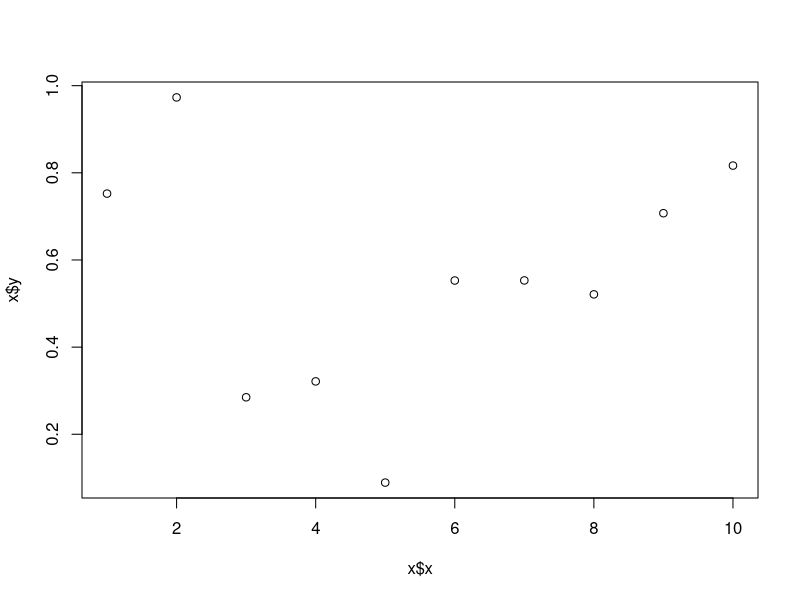
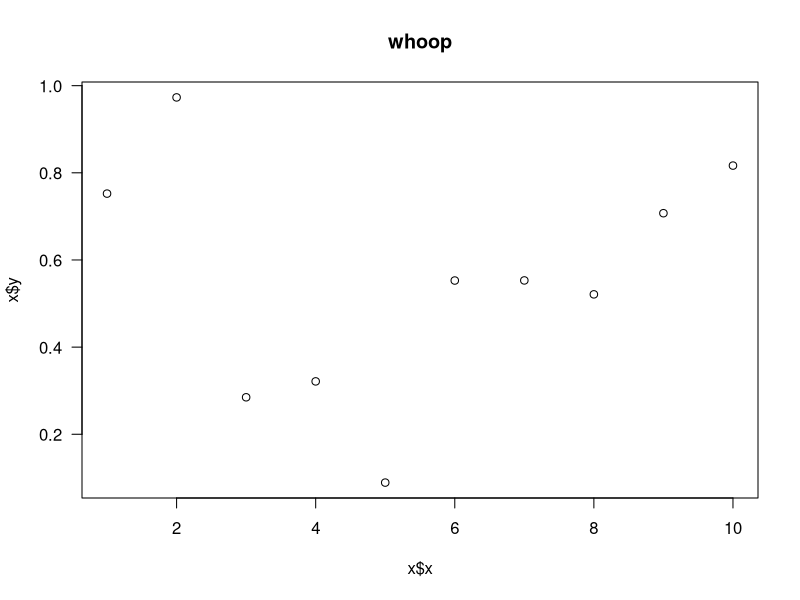
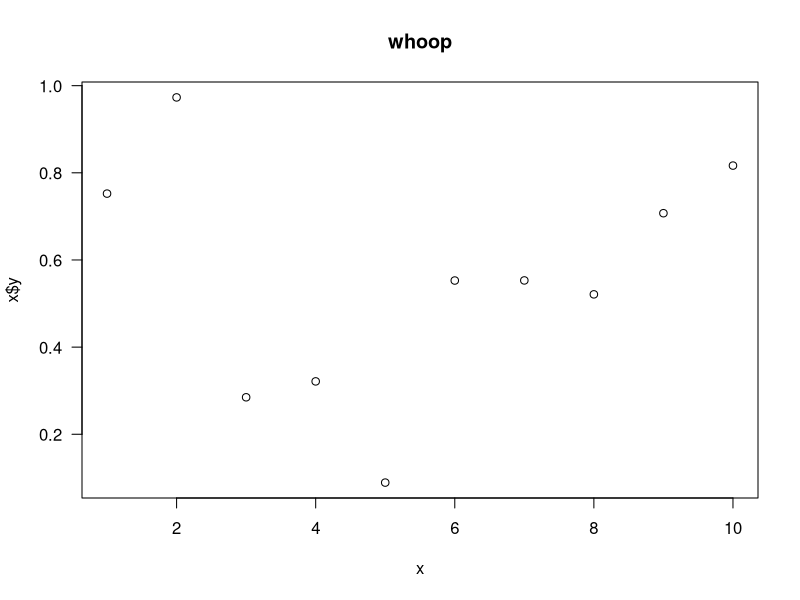

Source code (R) for these figures, in order:
x <- read.table("mydata.txt", header = T)


plot(x$x, x$y)

plot(x$x, x$y, main="whoop", las=1)

plot(x$x, x$y, main="whoop", las=1, xlab="x")



